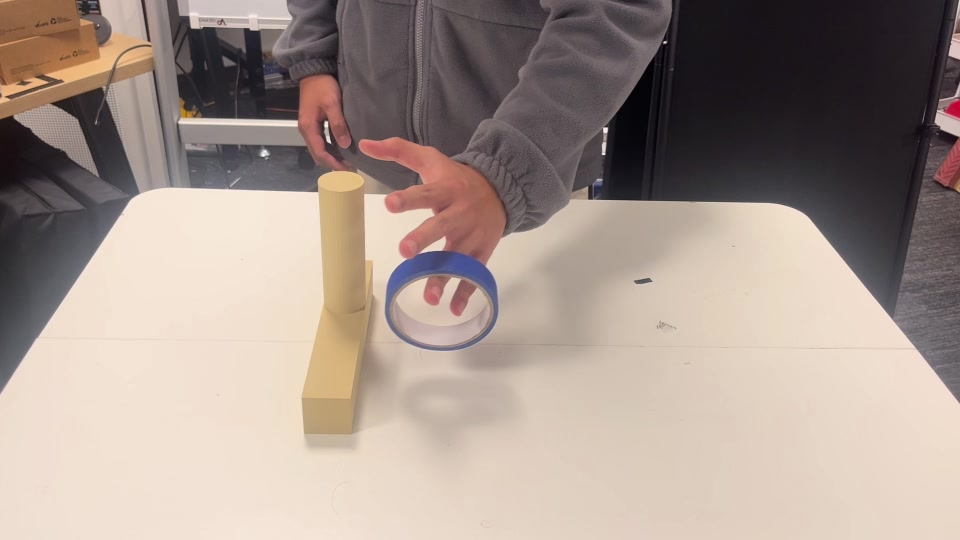
#> input picture datasets/hoi_ip1073/images/frame000112.jpg, 960 x 540 px; its folder holds 4 pictures in this run
$ python resize_for_megasam.py ../../datasets/hoi_ip1073/images/frame000112.jpg
#> lines starting #> are read from the running program, lines starting #| are printed output that depends on the picture
#!/usr/bin/env python3
"""Resize IMC scene images to a uniform resolution so MegaSAM (a video method
that assumes a single fixed frame size) can run on them.

IMC scenes are unordered internet photos with ~165 distinct resolutions and
mixed portrait/landscape aspect ratios per scene, which breaks MegaSAM's
per-frame depth stacking and DROID buffer. We resize every frame to a common
1024x768 (median AR ~1.35; MegaSAM downsamples to 512x384 internally anyway).
Filenames are preserved so evaluated poses match the original GT by name.
"""
import argparse
import glob
from pathlib import Path

from PIL import Image

REPO = Path(__file__).resolve().parents[2]


def main():
    ap = argparse.ArgumentParser()
    ap.add_argument("scene")
    ap.add_argument("--width", type=int, default=1024)
    ap.add_argument("--height", type=int, default=768)
    args = ap.parse_args()

    src = REPO / "datasets" / "IMC" / args.scene / "images"
    dst = REPO / "datasets" / "IMC_msam" / args.scene / "images"
    dst.mkdir(parents=True, exist_ok=True)

    files = sorted(glob.glob(str(src / "*.jpg"))) + sorted(glob.glob(str(src / "*.png")))
    for f in files:
        img = Image.open(f).convert("RGB").resize((args.width, args.height), Image.LANCZOS)
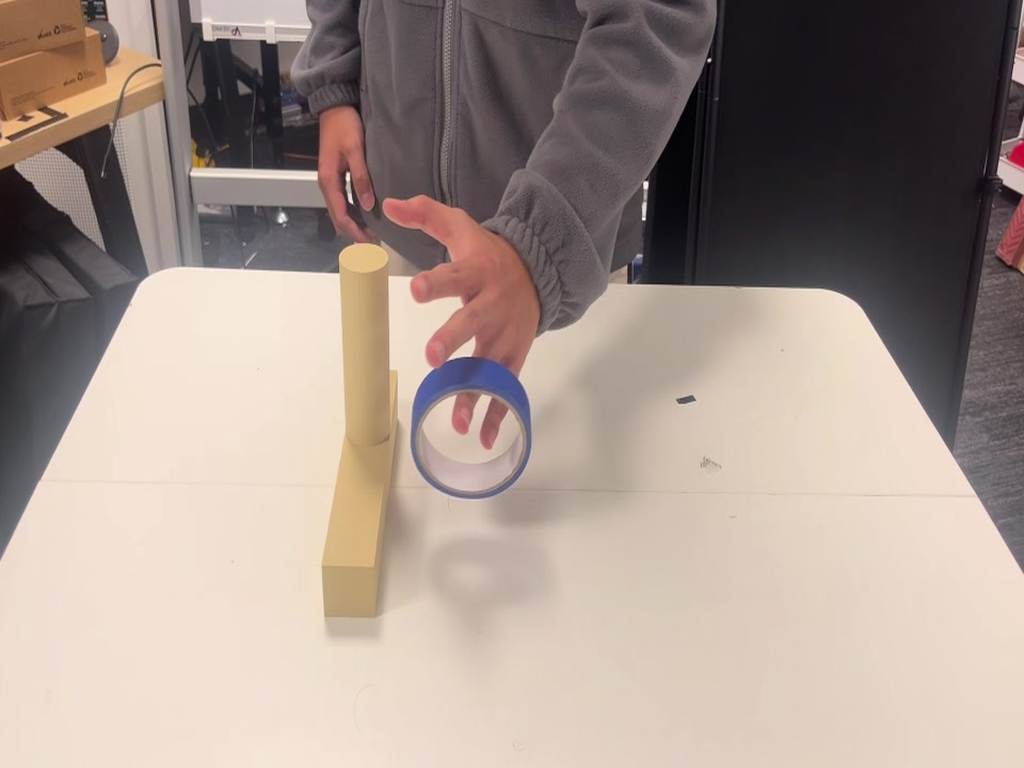
#> img: PIL image 1024x768 RGB; mean R, G, B 164.3, 149, 140.3
        img.save(dst / Path(f).name, quality=95)
#> pass 2 of the loop in main, `for f in files:`:
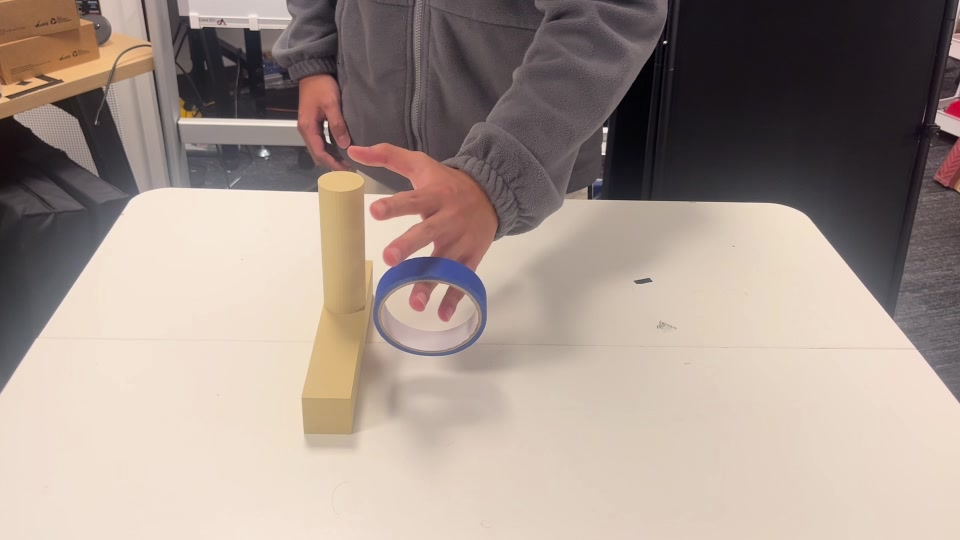
#> input picture datasets/hoi_ip1073/images/frame000114.jpg, 960 x 540 px
#> in main, `img = Image.open(f).convert("RGB").resize((args.width, args.height), I..`:
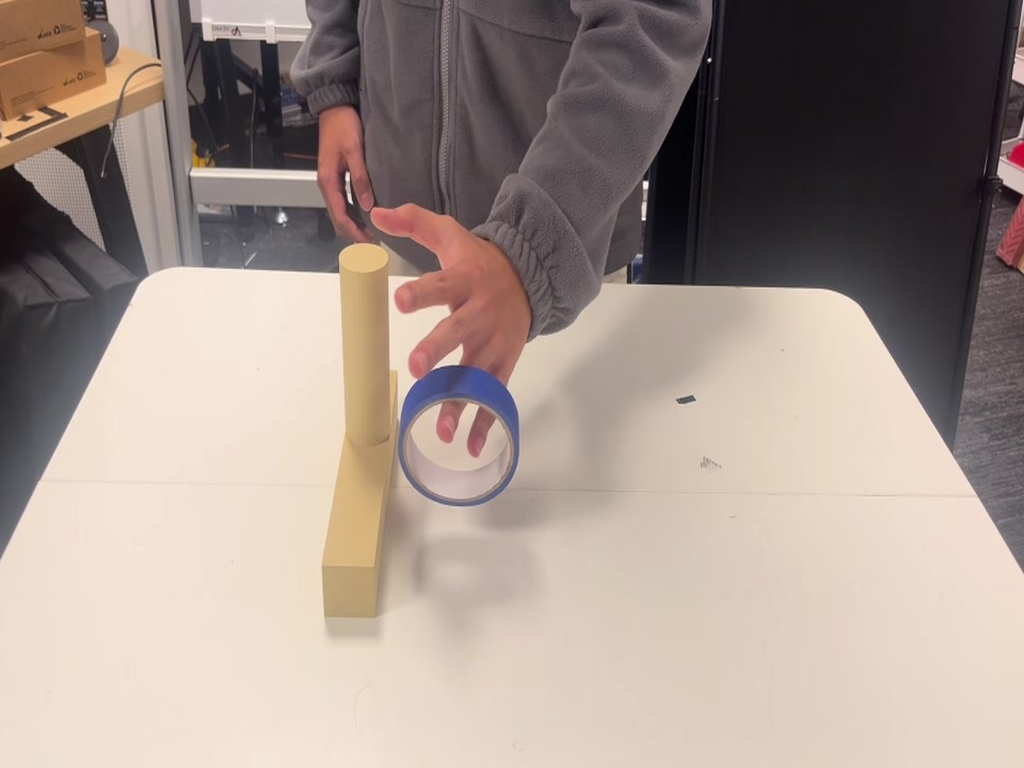
#> img: PIL image 1024x768 RGB; mean R, G, B 163.7, 148.4, 139.8
#> pass 3 of the loop in main, `for f in files:`:
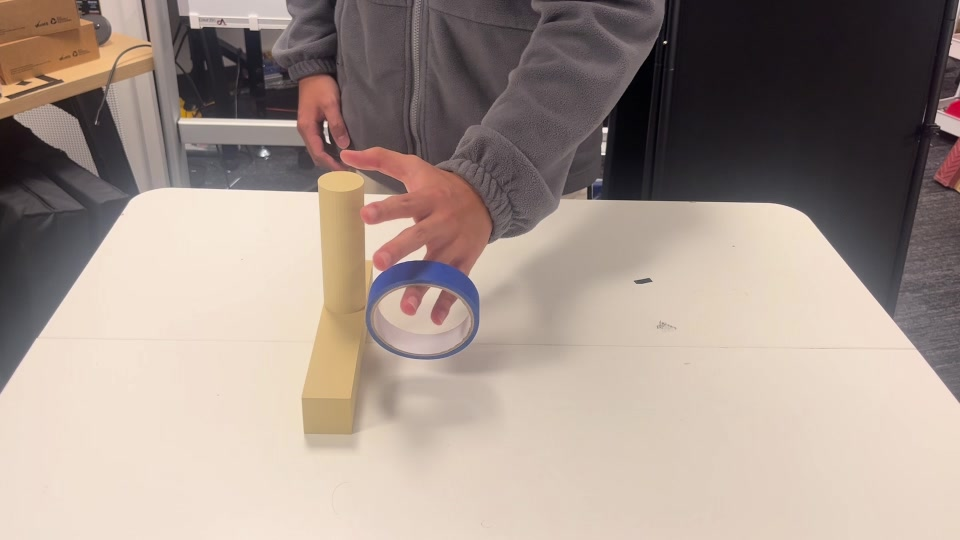
#> input picture datasets/hoi_ip1073/images/frame000116.jpg, 960 x 540 px
#> in main, `img = Image.open(f).convert("RGB").resize((args.width, args.height), I..`:
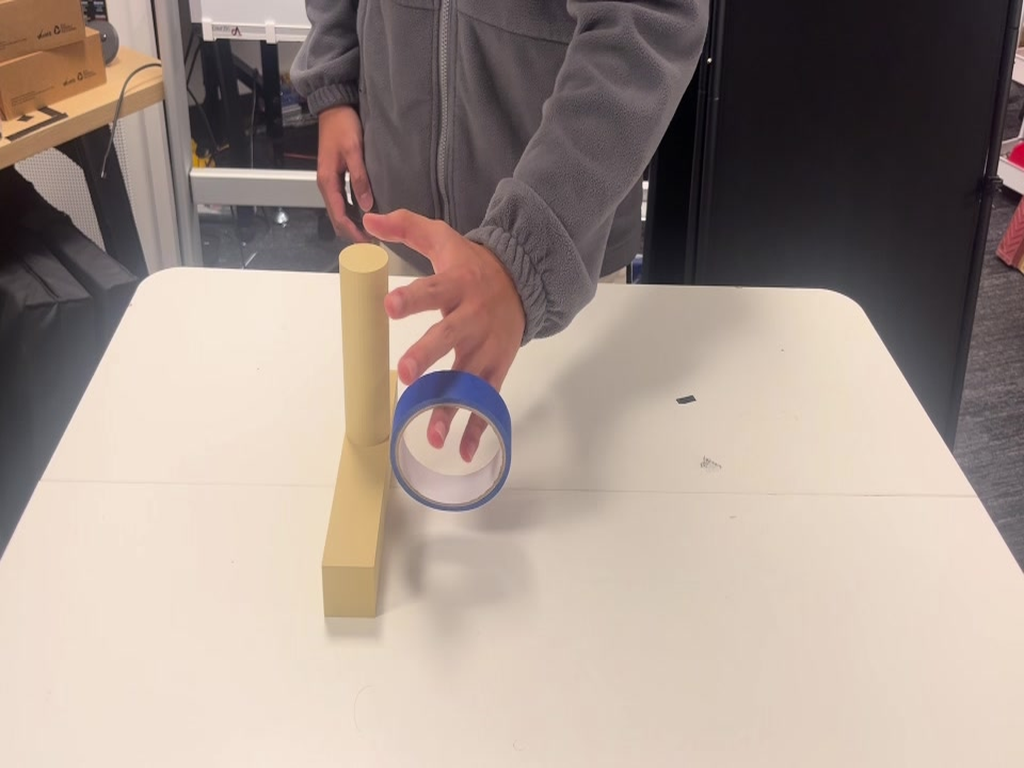
#> img: PIL image 1024x768 RGB; mean R, G, B 163.6, 148.2, 139.6
#> the loop made 4 passes; the first 3 are shown
    print(f"{args.scene}: resized {len(files)} images -> {dst}")


if __name__ == "__main__":
    main()
